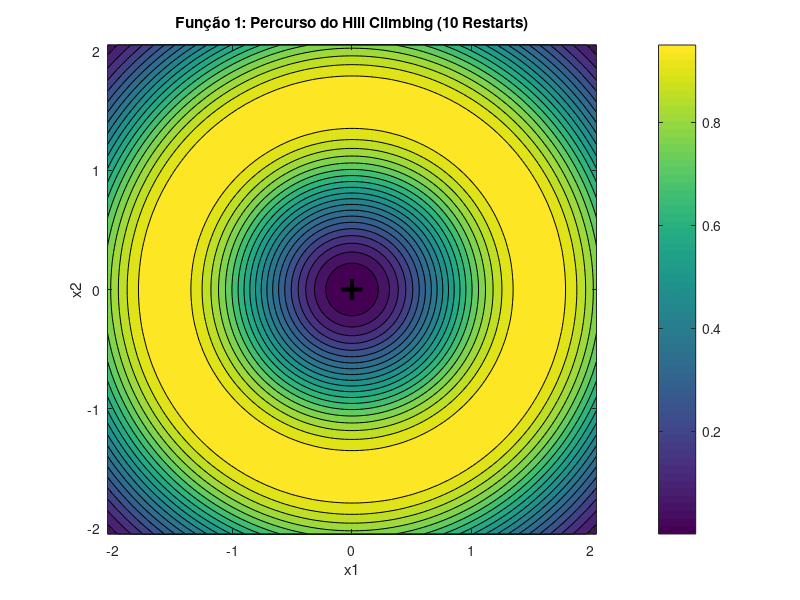

This chart was generated by the following MATLAB code: (Note: this script raises an error after producing the figure.)
% Script para VISUALIZAR o algoritmo Subida da Colina com
% Reinicialização Múltipla, iteração a iteração.

clear;
clc;
close all;

% --- Parâmetros do Algoritmo (Ajustados para visualização) ---
NUM_RESTARTS = 10;   % Reduzido para a visualização não ser muito longa
ITERATIONS = 100;    % Passos por cada subida
STEP_SIZE = 0.1;     % Tamanho do passo
PAUSE_TIME = 0.005;  % Pausa entre CADA passo (iteração). Aumente se for rápido demais.

% =========================================================================
% --- Visualização para a FUNÇÃO 1 ---
% =========================================================================
fprintf('A visualizar Hill Climbing para a Função 1...\n');
fprintf('Pressione qualquer tecla na janela de comando para avançar para a F2.\n');

% Intervalos da F1
interval_min_F1 = -2.048;
interval_max_F1 = 2.048;

% 1. Desenhar o "mapa" da função (gráfico de contorno)
figure('Name', 'Visualização Hill Climbing - Função 1');
[X, Y] = meshgrid(linspace(interval_min_F1, interval_max_F1, 100));

% Definir a função F1 de forma vetorizada (para o plot)
fobj_F1_vec = @(x,y) 0.5 + ((sin(sqrt(x.^2+y.^2))).^2-0.5) ./ ((1+0.001.*(x.^2+y.^2)).^2);
Z = fobj_F1_vec(X, Y);

% contourf = gráfico de contorno preenchido
contourf(X, Y, Z, 20); % 20 níveis de contorno
colorbar;
hold on;
axis equal; % Eixos com a mesma escala
title('Função 1: Percurso do Hill Climbing (10 Restarts)');
xlabel('x1');
ylabel('x2');

% Marcar o mínimo global REAL (para referência)
plot(0, 0, 'k+', 'MarkerSize', 15, 'LineWidth', 3, 'DisplayName', 'Mínimo Global (Real)');

% Inicializar o melhor global
global_best_fit_F1 = Inf;
global_best_sol_F1 = [NaN, NaN];

% 2. Loop de Reinicialização Múltipla
for r = 1:NUM_RESTARTS
    
    % 3. Gerar ponto inicial aleatório
    current_sol_x = interval_min_F1 + (interval_max_F1 - interval_min_F1) * rand();
    current_sol_y = interval_min_F1 + (interval_max_F1 - interval_min_F1) * rand();
    current_fit = fobj_F1(current_sol_x, current_sol_y); % Usa a função original (não-vetorizada)
    
    % Guardar o caminho (path) desta reinicialização
    path_x = [current_sol_x];
    path_y = [current_sol_y];
    
    % Plotar o ponto de início (Círculo Verde)
    h_start = plot(current_sol_x, current_sol_y, 'go', 'MarkerFaceColor', 'g', 'MarkerSize', 8, 'DisplayName', 'Início (Restart)');
    
    % Handles (referências) para os plots que vamos animar
    h_path = plot(path_x, path_y, 'r.-', 'LineWidth', 1, 'DisplayName', 'Caminho HC'); % Linha do caminho
    h_current = plot(current_sol_x, current_sol_y, 'rs', 'MarkerSize', 8, 'DisplayName', 'Posição Atual'); % Posição atual
    
    % 4. Loop da Subida da Colina (iteração a iteração)
    for i = 1:ITERATIONS
        
        % Gerar vizinho
        neighbor_x = current_sol_x + (rand() - 0.5) * 2 * STEP_SIZE;
        neighbor_y = current_sol_y + (rand() - 0.5) * 2 * STEP_SIZE;
        neighbor_x = max(interval_min_F1, min(interval_max_F1, neighbor_x));
        neighbor_y = max(interval_min_F1, min(interval_max_F1, neighbor_y));
        
        neighbor_fit = fobj_F1(neighbor_x, neighbor_y);
        
        % Se o vizinho for melhor (minimizar), move-se
        if neighbor_fit < current_fit
            current_sol_x = neighbor_x;
            current_sol_y = neighbor_y;
            current_fit = neighbor_fit;
            
            % Adicionar ao caminho
            path_x(end+1) = current_sol_x;
            path_y(end+1) = current_sol_y;
            
            % --- AQUI ACONTECE A ANIMAÇÃO ---
            % Atualizar os dados dos plots
            set(h_path, 'XData', path_x, 'YData', path_y);
            set(h_current, 'XData', current_sol_x, 'YData', current_sol_y);
            
            % Forçar o MATLAB/Octave a redesenhar agora
            drawnow;
            pause(PAUSE_TIME); % Pausa para ser visível
            % --- FIM DA ANIMAÇÃO ---
        end
    end
    
    % Fim do HC (Mínimo Local Encontrado)
    % Marcar o mínimo local (X Vermelho)
    plot(current_sol_x, current_sol_y, 'rx', 'MarkerSize', 10, 'LineWidth', 2, 'DisplayName', 'Mínimo Local');
    delete(h_current); % Apagar o quadrado da "posição atual"
    
    % Atualizar o melhor global
    if current_fit < global_best_fit_F1
        global_best_fit_F1 = current_fit;
        global_best_sol_F1 = [current_sol_x, current_sol_y];
    end
end

% 5. Marcar o melhor global ENCONTRADO (Estrela Ciano)
plot(global_best_sol_F1(1), global_best_sol_F1(2), 'c*', 'MarkerSize', 15, 'LineWidth', 3, 'DisplayName', 'Melhor Global Encontrado');

% Limpar legendas (para não ter 10x "Início", "Caminho", etc.)
h = findobj(gca, 'Type', 'line');
legend(h([end, end-1, end-2, end-3, end-4]), {'Mínimo Global (Real)', 'Início (Restart)', 'Caminho HC', 'Mínimo Local', 'Melhor Global Encontrado'}, 'Location', 'northwest');
hold off;


% =========================================================================
% --- Visualização para a FUNÇÃO 2 ---
% =========================================================================
pause; % Espera que o utilizador pressione uma tecla

fprintf('A visualizar Hill Climbing para a Função 2...\n');

% Intervalos da F2
interval_min_F2 = -5.12;
interval_max_F2 = 5.12;

% 1. Desenhar o "mapa" da função (gráfico de contorno)
figure('Name', 'Visualização Hill Climbing - Função 2');
[X, Y] = meshgrid(linspace(interval_min_F2, interval_max_F2, 100));

% Definir a função F2 de forma vetorizada (para o plot)
fobj_F2_vec = @(x,y) (10 + x.^2 - 10.*cos(2*pi.*x)) + (10 + y.^2 - 10.*cos(2*pi.*y));
Z = fobj_F2_vec(X, Y);

contourf(X, Y, Z, 30); % Mais níveis de contorno
colorbar;
hold on;
axis equal;
title('Função 2 (Rastrigin): Percurso do Hill Climbing (10 Restarts)');
xlabel('x1');
ylabel('x2');

% Marcar o mínimo global REAL (para referência)
plot(0, 0, 'k+', 'MarkerSize', 15, 'LineWidth', 3, 'DisplayName', 'Mínimo Global (Real)');

% Inicializar o melhor global
global_best_fit_F2 = Inf;
global_best_sol_F2 = [NaN, NaN];

% 2. Loop de Reinicialização Múltipla
for r = 1:NUM_RESTARTS
    
    % 3. Gerar ponto inicial aleatório
    current_sol_x = interval_min_F2 + (interval_max_F2 - interval_min_F2) * rand();
    current_sol_y = interval_min_F2 + (interval_max_F2 - interval_min_F2) * rand();
    current_fit = fobj_F2(current_sol_x, current_sol_y);
    
    path_x = [current_sol_x];
    path_y = [current_sol_y];
    
    % Plotar o ponto de início (Círculo Verde)
    h_start = plot(current_sol_x, current_sol_y, 'go', 'MarkerFaceColor', 'g', 'MarkerSize', 8, 'DisplayName', 'Início (Restart)');
    
    % Handles para animar
    h_path = plot(path_x, path_y, 'r.-', 'LineWidth', 1, 'DisplayName', 'Caminho HC');
    h_current = plot(current_sol_x, current_sol_y, 'rs', 'MarkerSize', 8, 'DisplayName', 'Posição Atual');
    
    % 4. Loop da Subida da Colina (iteração a iteração)
    for i = 1:ITERATIONS
        
        % Gerar vizinho
        neighbor_x = current_sol_x + (rand() - 0.5) * 2 * STEP_SIZE;
        neighbor_y = current_sol_y + (rand() - 0.5) * 2 * STEP_SIZE;
        neighbor_x = max(interval_min_F2, min(interval_max_F2, neighbor_x));
        neighbor_y = max(interval_min_F2, min(interval_max_F2, neighbor_y));
        
        neighbor_fit = fobj_F2(neighbor_x, neighbor_y);
        
        % Se o vizinho for melhor (minimizar), move-se
        if neighbor_fit < current_fit
            current_sol_x = neighbor_x;
            current_sol_y = neighbor_y;
            current_fit = neighbor_fit;
            
            % Adicionar ao caminho
            path_x(end+1) = current_sol_x;
            path_y(end+1) = current_sol_y;
            
            % --- ANIMAÇÃO ---
            set(h_path, 'XData', path_x, 'YData', path_y);
            set(h_current, 'XData', current_sol_x, 'YData', current_sol_y);
            drawnow;
            pause(PAUSE_TIME);
            % --- FIM DA ANIMAÇÃO ---
        end
    end
    
    % Fim do HC (Mínimo Local Encontrado)
    plot(current_sol_x, current_sol_y, 'rx', 'MarkerSize', 10, 'LineWidth', 2, 'DisplayName', 'Mínimo Local');
    delete(h_current);
    
    % Atualizar o melhor global
    if current_fit < global_best_fit_F2
        global_best_fit_F2 = current_fit;
        global_best_sol_F2 = [current_sol_x, current_sol_y];
    end
end

% 5. Marcar o melhor global ENCONTRADO
plot(global_best_sol_F2(1), global_best_sol_F2(2), 'c*', 'MarkerSize', 15, 'LineWidth', 3, 'DisplayName', 'Melhor Global Encontrado');

% Limpar legendas
h = findobj(gca, 'Type', 'line');
legend(h([end, end-1, end-2, end-3, end-4]), {'Mínimo Global (Real)', 'Início (Restart)', 'Caminho HC', 'Mínimo Local', 'Melhor Global Encontrado'}, 'Location', 'northwest');
hold off;

fprintf('Visualização concluída.\n');